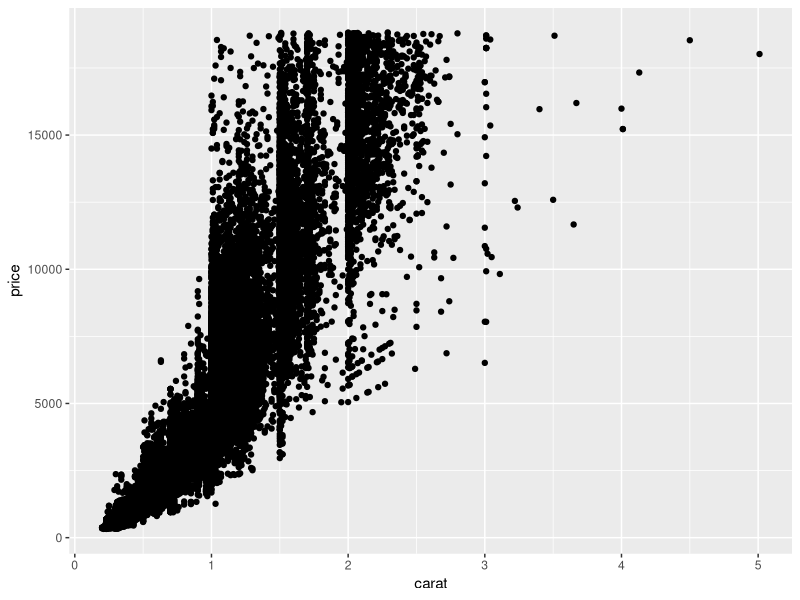
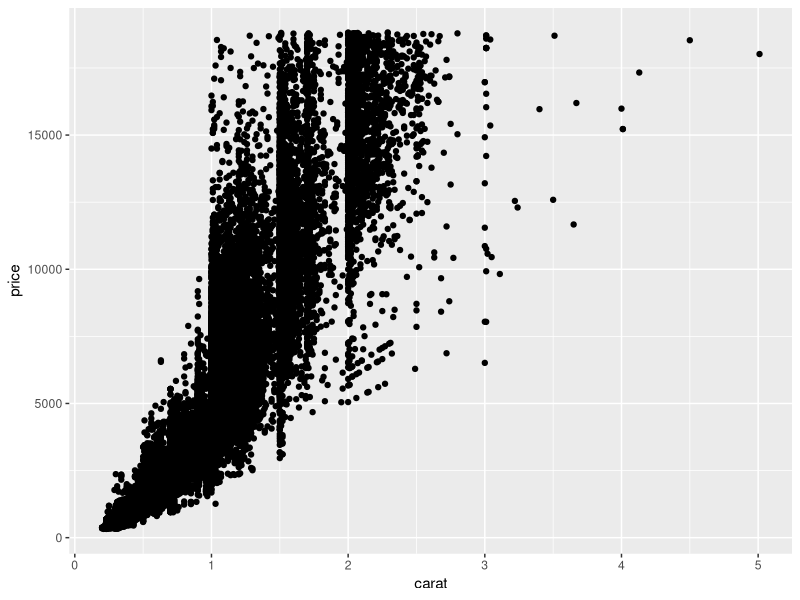
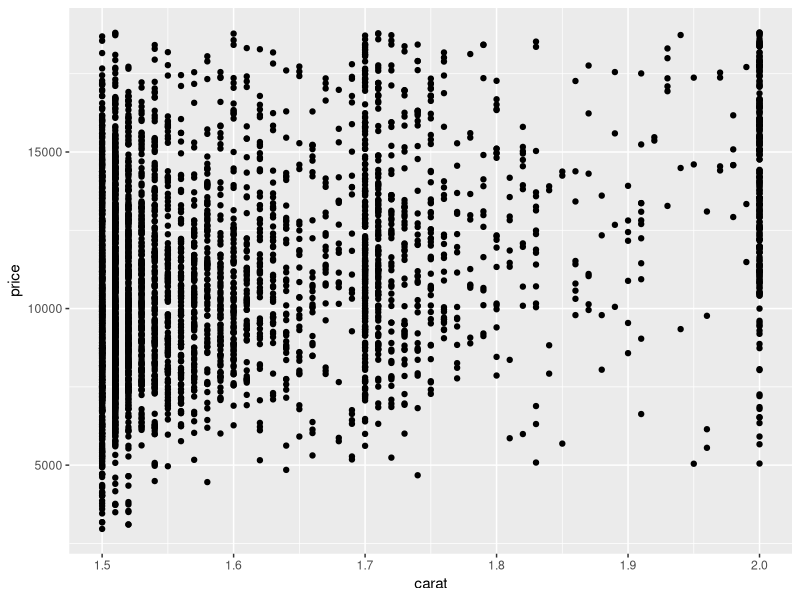
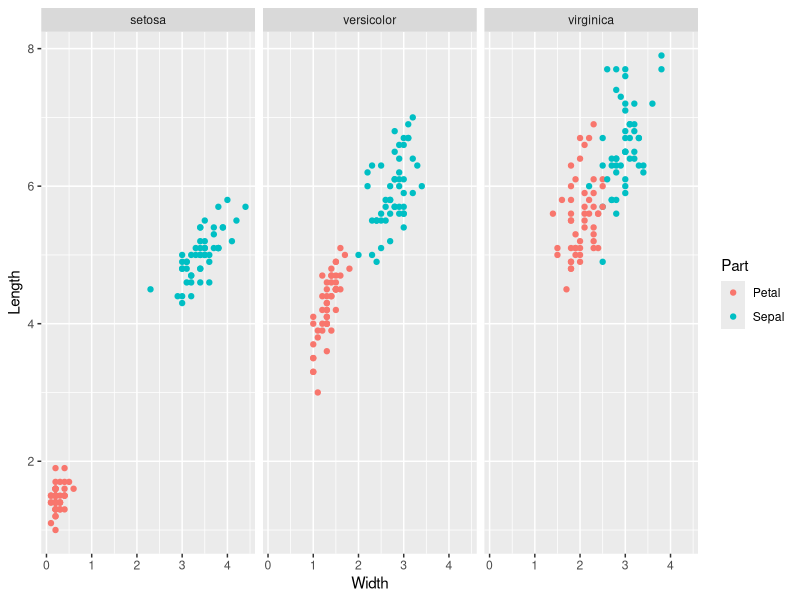

Here is the R script that generated these plots, in order:
## ---- chunk 1
library(tidyverse)
## ---- chunk 2
## Original code; hard to read
diamonds %>% 
  group_by(cut) %>% 
  summarize(mean_price = mean(price))
#summarize(group_by(diamonds, cut), mean_price = mean(price))
## ---- chunk 3
## TODO: Re-write the code above following the tidyverse style guide
## ---- chunk 4
## NOTE: You can copy this code to the chunk below
iris %>%
  mutate(Sepal.Area=Sepal.Length*Sepal.Width) %>%
  group_by( Species ) %>%
  summarize_if(is.numeric,mean)%>%
  ungroup() %>%
  pivot_longer( names_to="measure",values_to="value",cols=-Species ) %>%
  arrange(value )
## ---- chunk 5
## TODO: Re-write the code above following the tidyverse style guide
## ---- chunk 6
iris %>%
  group_by(Species) %>%
  summarize(Sepal.Length = mean(Sepal.Length), Sepal.Width = mean(Sepal.Width), Petal.Length = mean(Petal.Length), Petal.Width = mean(Petal.Width))
## ---- chunk 7
## TODO: Re-write the code above following the tidyverse style guide
## ---- chunk 8
## NOTE: No need to edit, just an example
ggplot(diamonds, aes(carat, price)) +
  geom_point()
## ---- chunk 9
## NOTE: No need to edit, just an example
diamonds %>%
  ggplot(aes(carat, price)) +
  geom_point()
## ---- chunk 10
## NOTE: No need to edit, just an example
diamonds %>%
  filter(1.5 <= carat, carat <= 2.0) %>%

  ggplot(aes(carat, price)) +
  geom_point()
## ---- chunk 11
## NOTE: No need to edit, just an example
diamonds %>%
  filter(1.5 <= carat, carat <= 2.0) %>%
  glimpse()

  ## ggplot(aes(carat, price)) +
  ## geom_point()
## ---- chunk 12
ggplot(
  iris %>%
  pivot_longer(
    names_to = c("Part", ".value"),
    names_sep = "\\.",
    cols = -Species
  ),
  aes(Width, Length, color = Part)
) +
  geom_point() +
  facet_wrap(~Species)
## ---- chunk 13

